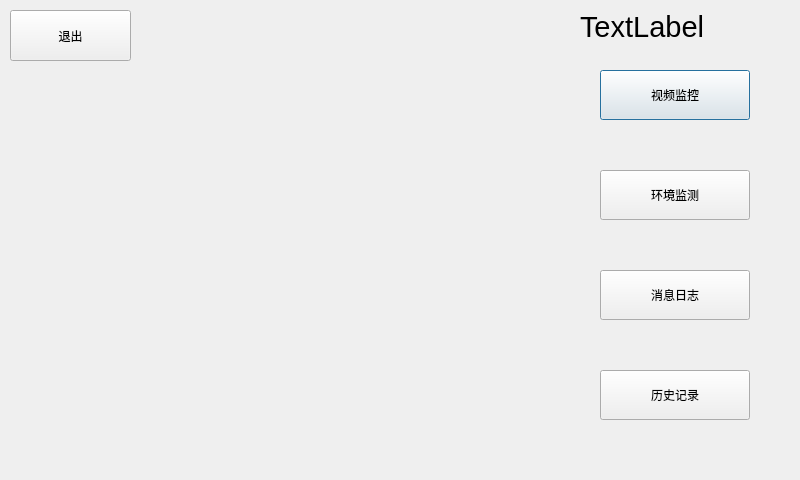
<?xml version="1.0" encoding="UTF-8"?>
<ui version="4.0">
 <class>all_file</class>
 <widget class="QDialog" name="all_file">
  <property name="geometry">
   <rect>
    <x>0</x>
    <y>0</y>
    <width>800</width>
    <height>480</height>
   </rect>
  </property>
  <property name="windowTitle">
   <string>Dialog</string>
  </property>
  <property name="styleSheet">
   <string notr="true">#all_file{background-image: url(:/new/prefix1/ml1.png);}</string>
  </property>
  <widget class="QPushButton" name="pushButton">
   <property name="geometry">
    <rect>
     <x>600</x>
     <y>70</y>
     <width>150</width>
     <height>50</height>
    </rect>
   </property>
   <property name="styleSheet">
    <string notr="true"/>
   </property>
   <property name="text">
    <string>视频监控</string>
   </property>
  </widget>
  <widget class="QPushButton" name="pushButton_2">
   <property name="geometry">
    <rect>
     <x>600</x>
     <y>270</y>
     <width>150</width>
     <height>50</height>
    </rect>
   </property>
   <property name="styleSheet">
    <string notr="true"/>
   </property>
   <property name="text">
    <string>消息日志</string>
   </property>
  </widget>
  <widget class="QPushButton" name="pushButton_3">
   <property name="geometry">
    <rect>
     <x>600</x>
     <y>170</y>
     <width>150</width>
     <height>50</height>
    </rect>
   </property>
   <property name="styleSheet">
    <string notr="true"/>
   </property>
   <property name="text">
    <string>环境监测</string>
   </property>
  </widget>
  <widget class="QPushButton" name="pushButton_4">
   <property name="geometry">
    <rect>
     <x>600</x>
     <y>370</y>
     <width>150</width>
     <height>50</height>
    </rect>
   </property>
   <property name="styleSheet">
    <string notr="true"/>
   </property>
   <property name="text">
    <string>历史记录</string>
   </property>
  </widget>
  <widget class="QPushButton" name="pushButton_5">
   <property name="geometry">
    <rect>
     <x>10</x>
     <y>10</y>
     <width>121</width>
     <height>51</height>
    </rect>
   </property>
   <property name="text">
    <string>退出</string>
   </property>
  </widget>
  <widget class="QLabel" name="label_time">
   <property name="geometry">
    <rect>
     <x>580</x>
     <y>10</y>
     <width>211</width>
     <height>31</height>
    </rect>
   </property>
   <property name="font">
    <font>
     <pointsize>16</pointsize>
    </font>
   </property>
   <property name="text">
    <string>&lt;html&gt;&lt;head/&gt;&lt;body&gt;&lt;p&gt;&lt;span style=&quot; font-size:22pt;&quot;&gt;TextLabel&lt;/span&gt;&lt;/p&gt;&lt;/body&gt;&lt;/html&gt;</string>
   </property>
  </widget>
 </widget>
 <resources/>
 <connections/>
</ui>
